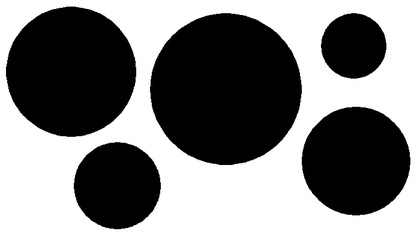
%> input picture Reconocimiento de Formas/Imagenes/fotos_fasetest/Test1.jpg, 420 x 240 px, shrunk from 700 x 400 before the run
$ octave Ej2_Load.m   (GNU Octave 9; MATLAB toolbox functions it lacks are replaced by stand-ins)
%> lines starting %> are read from the running program, lines starting %| are printed output that depends on the picture; in (x1, y1, x2, y2) boxes, pixels count from 0 and x2, y2 are one past the last pixel; in counts of white or black regions, pixels touching at a corner belong together; the program's own positions count from 1
### Reconocimiento de Formas/Funcion_Calcula_Hu_Diego.m
function m = Funcion_Calcula_Hu(F)

% C?lculo de momentos Hu. El resultado es un vector columna con los 7
% momentos de Hu calculados sobre la imagen F.


if (ndims(F) ~= 2) | issparse(F) | ~isreal(F) | ~(isnumeric(F) | islogical(F))
    error(['F must be a 2-D, real, nonsparse, numeric or logical matrix']);
end

F = double(F);

[M, N] = size(F);
[x, y] = meshgrid(1:N, 1:M);

x = x(:);
y = y(:);
F = F(:);

m.m00 = sum(F);

if (m.m00 == 0)
    m.m00 = eps;
end

m.m10 = sum(x .* F);
m.m01 = sum(y .* F);
m.m11 = sum(x .* y .* F);
m.m20 = sum(x.^2 .* F);
m.m02 = sum(y.^2 .* F);
m.m30 = sum(x.^3 .* F);
m.m03 = sum(y.^3 .* F);
m.m12 = sum(x .* y.^2 .* F);
m.m21 = sum(x.^2 .* y .* F);


%DIP equations (11.3-14) through (11.3-16).
xbar = m.m10 / m.m00;
ybar = m.m01 / m.m00;

e.eta11 = (m.m11 - ybar*m.m10) / m.m00^2;
e.eta20 = (m.m20 - xbar*m.m10) / m.m00^2;
e.eta02 = (m.m02 - ybar*m.m01) / m.m00^2;
e.eta30 = (m.m30 - 3 * xbar * m.m20 + 2 * xbar^2 * m.m10) / m.m00^2.5;
e.eta03 = (m.m03 - 3 * ybar * m.m02 + 2 * ybar^2 * m.m01) / m.m00^2.5;
e.eta21 = (m.m21 - 2 * xbar * m.m11 - ybar * m.m20 + 2 * xbar^2 * m.m01) / m.m00^2.5;
e.eta12 = (m.m12 - 2 * ybar * m.m11 - xbar * m.m02 + 2 * ybar^2 * m.m10) / m.m00^2.5;


%DIP equations (11.3-17) throught (11.3-23).
phi(1) = e.eta20 + e.eta02;
phi(2) = ((e.eta20 - e.eta02)^2) + 4 * e.eta11^2;
phi(3) = (e.eta30 - 3 * e.eta12)^2 + (3 * e.eta21 - e.eta03)^2;
phi(4) = (e.eta30 - e.eta12)^2 + (e.eta21 - e.eta03)^2;
% phi(4) = (e.eta30 + e.eta12)^2 + (e.eta21 + e.eta03)^2;
phi(5) = (e.eta30 - 3 * e.eta12) * (e.eta30 + e.eta12) * ( (e.eta30 + e.eta12)^2 -  3 * (e.eta21 + e.eta03)^2 ) + (3 * e.eta21 - e.eta03) * (e.eta21 + e.eta03) * ( 3 * (e.eta30 + e.eta12)^2 -  (e.eta21 + e.eta03)^2 );
phi(6) = (e.eta20 - e.eta02) * ( (e.eta30 + e.eta12)^2 - (e.eta21 + e.eta03)^2 ) + 4 * e.eta11 * (e.eta30 + e.eta12) * (e.eta21 + e.eta03);
%phi(7) = ( 3 * e.eta21 - e.eta03) * (e.eta30 + e.eta12) * ( (e.eta30 + e.eta12)^2 - 3 * (e.eta21 + e.eta03)^2) + (3 * e.eta12 - e.eta30) * (e.eta21 + e.eta03) * (3 * (e.eta30 + e.eta12)^2 - (e.eta21 + e.eta03)^2 );
phi(7) = ( 3 * e.eta21 - e.eta30) * (e.eta30 + e.eta12) * ( (e.eta30 + e.eta12)^2 - 3 * (e.eta21 + e.eta03)^2) +(3 * e.eta21 - e.eta03) * (e.eta21 + e.eta03) * (3 * (e.eta30 + e.eta12)^2 - (e.eta21 + e.eta03)^2 );


for i=1:7
    phi(i) = phi(i);
end

for k=1:7

   if phi(k)==0
      phi(k)=1e-100;
   end

end

m=abs(log(abs(phi)));

m=m';

### Reconocimiento de Formas/Ej2_Load.m
% Dise駉 del Clasificador (Fase de test)

imagenesTest = 'Imagenes/fotos_fasetest/Test1.jpg';
imagenesTest = [imagenesTest; 'Imagenes/fotos_fasetest/Test2.jpg'];
imagenesTest = [imagenesTest; 'Imagenes/fotos_fasetest/Test3.jpg'];
% Obtencion de patrones de entrenamiento


inputTest = [];
outputTest = [];
[M J] = size(imagenesTest);
momentosTest = [];

for i=1:M
    momentosTest = [];
    I = imread(imagenesTest(i,:));
%> I is the input picture: size 240x420 uint8; min 0, max 255, mean 129.4
    [Ietiq N] = bwlabel(I <= 255*(graythresh(I)));
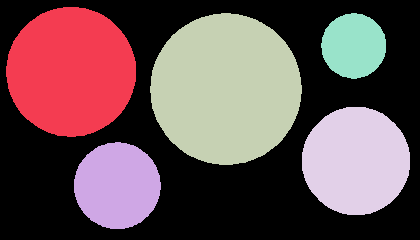
%> Ietiq: size 240x420 double; 6 distinct labels, from 0 to 5; one colour per label, 0 black
%> N = 5
    state = regionprops(double(Ietiq),'Eccentricity','Extent','Solidity','EulerNumber','Perimeter','Area');
%> state = 5 regions; Area, Eccentricity, EulerNumber, Extent and Solidity: 17993 0.0467 1 0.779 0.991, 13214 0.0419 1 0.782 0.991, 9205 0.0367 1 0.789 0.99, 5893 0.0271 1 0.779 0.984, 3321 0.0908 1 0.774 0.982

    %Input: Compacticidad, Excentricidad, Solidez (bounding box), Solidez (convex hull), N鷐ero de Euler.
    inicio = length(outputTest)+1;
    inputTest(1,inicio:(inicio+N-1)) = cat(1,((cat(1,state.Perimeter).^2)./cat(1,state.Area))');
    inputTest(2,inicio:(inicio+N-1)) = cat(1,state.Eccentricity)';
    inputTest(3,inicio:(inicio+N-1)) = cat(1,state.Extent)';
    inputTest(4,inicio:(inicio+N-1)) = cat(1,state.Solidity)';
    inputTest(5,inicio:(inicio+N-1)) = cat(1,state.EulerNumber)';

    outputTest(1,inicio:(inicio+N-1)) = i;

    %Input:A馻dimos a input las 7 medidas de Hu
    for j=1:N
       momentoTest = Funcion_Calcula_Hu_Diego(Ietiq==j);
       inputTest(6:12,(inicio+j-1)) = momentoTest; % Del 1 al 5 estan las caracter铆sticas
    end
%> this loop made 5 passes
%> pass 1, in Funcion_Calcula_Hu, `F = double(F);`:
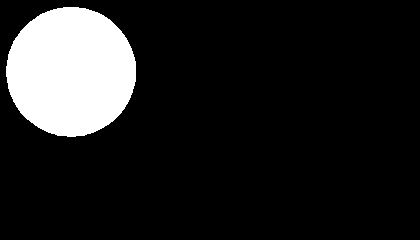
%> F: size 240x420 double; values 0 (black) and 1 (white), 13.1% white; 1 white region, box (x1, y1, x2, y2) and area: (6, 7, 136, 137) 13214
%> pass 2, in Funcion_Calcula_Hu (call 2), `F = double(F);`:
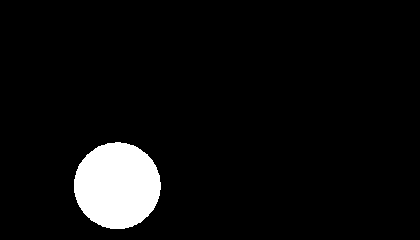
%> F: size 240x420 double; values 0 (black) and 1 (white), 5.8% white; 1 white region, box (x1, y1, x2, y2) and area: (74, 142, 161, 229) 5893
%> pass 3, in Funcion_Calcula_Hu (call 3), `F = double(F);`:
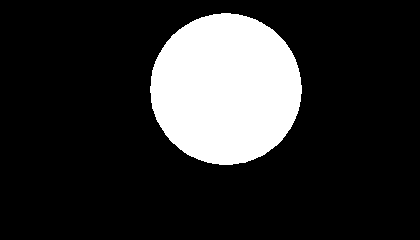
%> F: size 240x420 double; values 0 (black) and 1 (white), 17.9% white; 1 white region, box (x1, y1, x2, y2) and area: (150, 13, 302, 165) 17993
%> after the loop, inputTest = 12 rows, first 8: [12.41 12.47 12.48 12.33 12.33; 0.0419 0.0271 0.0467 0.0367 0.0908; 0.782 0.779 0.779 0.789 0.774; 0.991 0.984 0.991 0.99 0.982; 1 1 1 1 1; 1.84 1.84 1.84 1.84 1.84; 17.75 19.5 17.31 18.28 14.65; 19.14 19.09 19.76 16.37 17.7]
end
%> pass 2 of the loop `for i=1:M`:
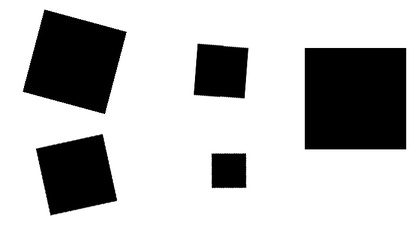
%> input picture Reconocimiento de Formas/Imagenes/fotos_fasetest/Test2.jpg, 420 x 240 px, shrunk from 700 x 400 before the run
%> I is the input picture: size 240x420 uint8; min 0, max 255, mean 189.4
%> `[Ietiq N] = bwlabel(I <= 255*(graythresh(I)));`:
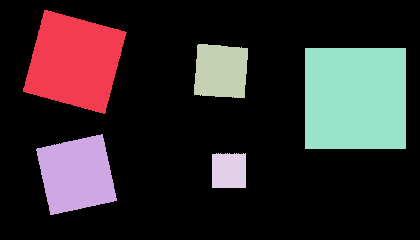
%> Ietiq: size 240x420 double; 6 distinct labels, from 0 to 5; one colour per label, 0 black
%> state = 5 regions; Area, Eccentricity, EulerNumber, Extent and Solidity: 10201 0 1 1 1, 7240 0.125 1 0.669 0.976, 4665 0.0399 1 0.711 0.973, 2595 0.0726 1 0.89 0.969, 1167 0.145 1 0.981 0.982
%> the loop `for j=1:N` made 5 passes
%> pass 3, in Funcion_Calcula_Hu (call 8), `F = double(F);`:
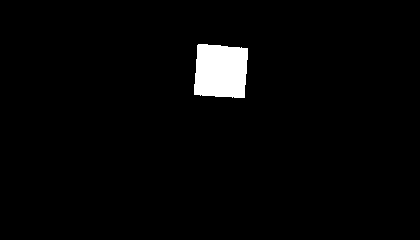
%> F: size 240x420 double; values 0 (black) and 1 (white), 2.6% white; 1 white region, box (x1, y1, x2, y2) and area: (194, 44, 248, 98) 2595
%> pass 3 of the loop `for i=1:M`:
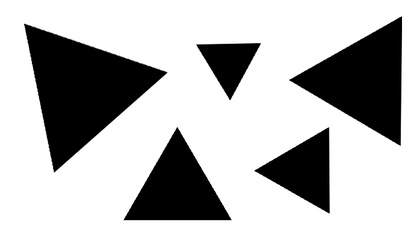
%> input picture Reconocimiento de Formas/Imagenes/fotos_fasetest/Test3.jpg, 420 x 240 px, shrunk from 700 x 400 before the run
%> I is the input picture: size 240x420 uint8; min 0, max 255, mean 185.6
%> `[Ietiq N] = bwlabel(I <= 255*(graythresh(I)));`:
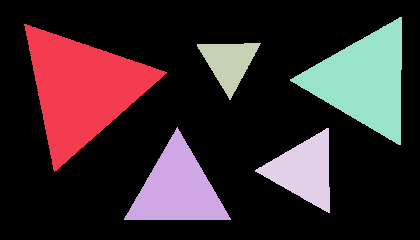
%> Ietiq: size 240x420 double; 6 distinct labels, from 0 to 5; one colour per label, 0 black
%> state = 5 regions; Area, Eccentricity, EulerNumber, Extent and Solidity: 9976 0.0922 1 0.471 0.979, 7307 0.0815 1 0.51 0.979, 5027 0.105 1 0.505 0.982, 3253 0.157 1 0.51 0.968, 1849 0.138 1 0.507 0.958
%> the loop `for j=1:N` made 5 passes
%> pass 3, in Funcion_Calcula_Hu (call 13), `F = double(F);`:
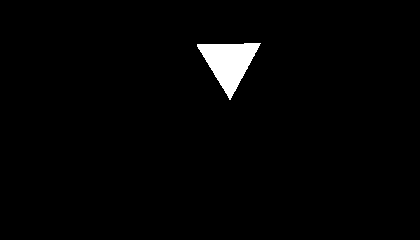
%> F: size 240x420 double; values 0 (black) and 1 (white), 1.8% white; 1 white region, box (x1, y1, x2, y2) and area: (197, 43, 261, 100) 1849

[Q W] = size(inputTest);
%> Q = 12; W = 15
inputTest_Norm = inputTest;
for i=1:Q
%> (the run ends here)
